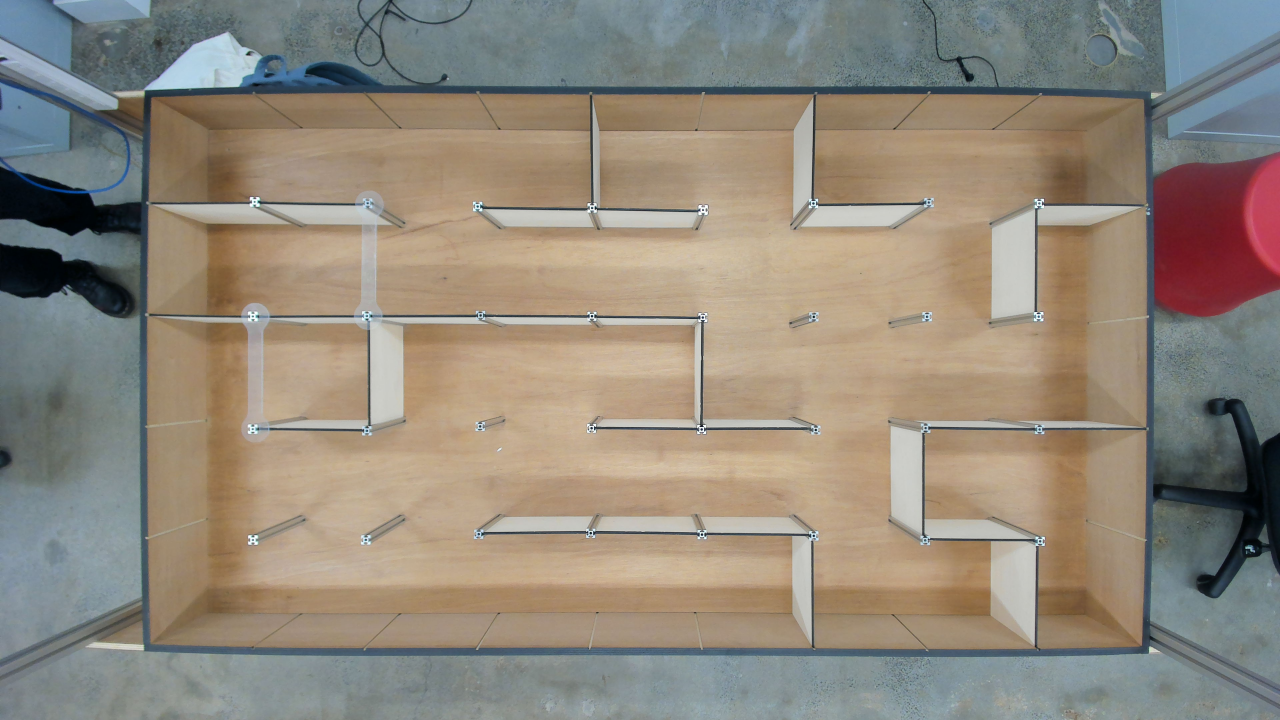
#> input picture LAB/lab10/maze_photos/maze_2.jpg, 3840 x 2160 px, found by its file name (shown at 1/3 size)
$ jupyter execute final_plus.ipynb
#> lines starting #> are read from the running program, lines starting #| are printed output that depends on the picture; after the words box and inside, x2 and y2 are one past the last pixel; in counts of white or black regions, pixels touching at a corner belong together
[cell 1]
import cv2
import matplotlib.pyplot as plt
import numpy as np
import math

# 读取图像
image_path = 'maze_photos\maze_2.jpg' # 请替换为你的图像路径
image = cv2.imread(image_path)
#> image is the input picture: shape (2160, 3840, 3); mean B, G, R 123.9, 136.6, 145.4


# 获取图像尺寸
height, width, _ = image.shape

# 根据需要修剪图像以确保宽度和高度为偶数
if height % 2 != 0:
    height -= 1

if width % 2 != 0:
    width -= 1

# 修剪图像
image = image[:height, :width]

print(image.shape)
#| (2160, 3840, 3)

[cell 2]
gray = cv2.cvtColor(image,cv2.COLOR_BGR2GRAY)

# [25 lines of commented-out code are left out]

[cell 3]
# 转换到HSV色彩空间
hsv_image = cv2.cvtColor(image, cv2.COLOR_BGR2HSV)
#> hsv_image: shape (2160, 3840, 3); mean H, S, V 50.3, 64.2, 153.4

# 定义HSV中的颜色范围 (例如, 为了分离绿色)
lower_bound = (90, 50, 50)
upper_bound = (140, 100, 120)


# 使用inRange函数进行二值化
mask_1 = cv2.inRange(hsv_image, lower_bound, upper_bound)
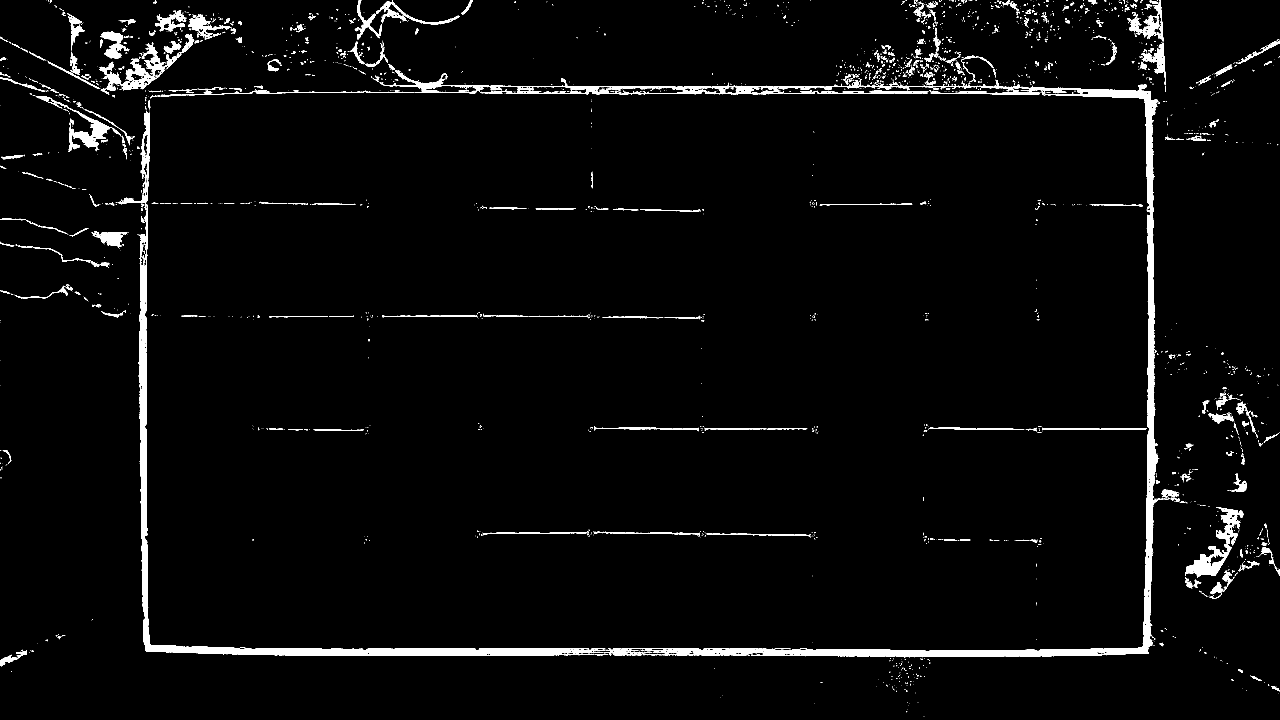
#> mask_1: shape (2160, 3840) (shown at 1/3 size); 3% white; 2855 white regions (2393 under 20 px), largest, box (x1, y1, x2, y2) and area: (1139, 210, 3491, 1974) 81920, (353, 333, 1811, 1968) 51916, (3556, 1522, 3730, 1734) 8587

# 使用plt显示图像
plt.imshow(mask_1, cmap='gray')
cv2.imwrite("mask_1.jpg",mask_1)
plt.title('Binary Image')
plt.axis('off')
plt.show()

[cell 4]
#找直线

# 使用Hough变换检测直线
lines = cv2.HoughLinesP(mask_1, 1, np.pi/180, threshold=100, minLineLength=10, maxLineGap=5)
#> lines = 2570 rows, first 6: [1098, 1950, 1426, 1950], [744, 1957, 3314, 1957], [2342, 1956, 3444, 1956], [2080, 1954, 2780, 1954], [2152, 1955, 3443, 1955], [435, 1952, 1709, 1952]

# print(lines.squeeze())

print(len(lines))
#| 2570

# 创建一个用于显示的图像拷贝
output_image = image.copy()

# 在图像上绘制检测到的直线
for line in lines:
    x1, y1, x2, y2 = line[0]
    cv2.line(output_image, (x1, y1), (x2, y2), (0,255,0), 2)
#> this loop made 2570 passes

# 使用matplotlib显示结果
plt.imshow(output_image, cmap='gray')
cv2.imwrite("color.jpg",output_image)
plt.title('Detected Lines')
plt.axis('off')
plt.show()

[cell 5]
def find_boundary_lines(image_path):
#> called with image_path = 'color.jpg'
    def draw_vertical_line(img, x, region):
        y_start, y_end = region[0], region[1]
        cv2.line(img, (x, y_start), (x, y_end), (255, 0, 0), 20)

    def draw_horizontal_line(img, y, region):
        x_start, x_end = region[2], region[3]
        cv2.line(img, (x_start, y), (x_end, y), (255, 0, 0), 20)

    # 读取图像
    image = cv2.imread(image_path)
    image_rgb = cv2.cvtColor(image, cv2.COLOR_BGR2RGB)

    # 获取图像的宽度和高度
    h, w = image_rgb.shape[:2]

    # 定义区域
    quarter_width = w // 6
    sixth_height = h // 4
    regions = {
        "top": (0, sixth_height, w // 2 - quarter_width // 2, w // 2 + quarter_width // 2),
        "bottom": (h - sixth_height, h, w // 2 - quarter_width // 2, w // 2 + quarter_width // 2),
        "left": (h // 2 - sixth_height // 2, h // 2 + sixth_height // 2, 0, quarter_width),
        "right": (h // 2 - sixth_height // 2, h // 2 + sixth_height // 2, w - quarter_width, w)
    }

    green = [0, 255, 0]

    lines = []

    for region_name, region in regions.items():
        y_start, y_end, x_start, x_end = region
        sub_img = image_rgb[y_start:y_end, x_start:x_end]

        mask = np.all(sub_img == green, axis=-1)
        y_coords, x_coords = np.where(mask)

        if len(x_coords) > 0 and region_name in ["left", "right"]:
            avg_x = int(np.mean(x_coords)) + x_start  # 添加x_start以将坐标转换回原图
            lines.append(((avg_x, y_start), (avg_x, y_end)))
        elif len(y_coords) > 0 and region_name in ["top", "bottom"]:
            avg_y = int(np.mean(y_coords)) + y_start  # 添加y_start以将坐标转换回原图
            lines.append(((x_start, avg_y), (x_end, avg_y)))
#> this loop made 4 passes
#> avg_y on passes 1 to 2: 267, 1953
#> pass 1, in find_boundary_lines, `sub_img = image_rgb[y_start:y_end, x_start:x_end]`:
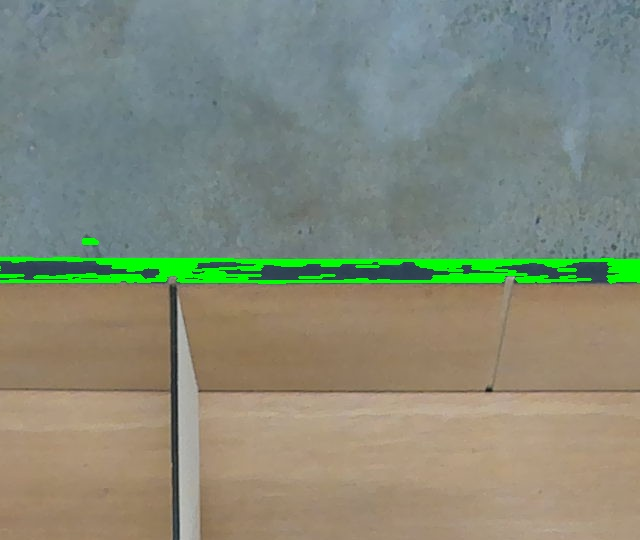
#> sub_img: shape (540, 640, 3); mean R, G, B 132.4, 137.6, 120.5
#> after the loop:
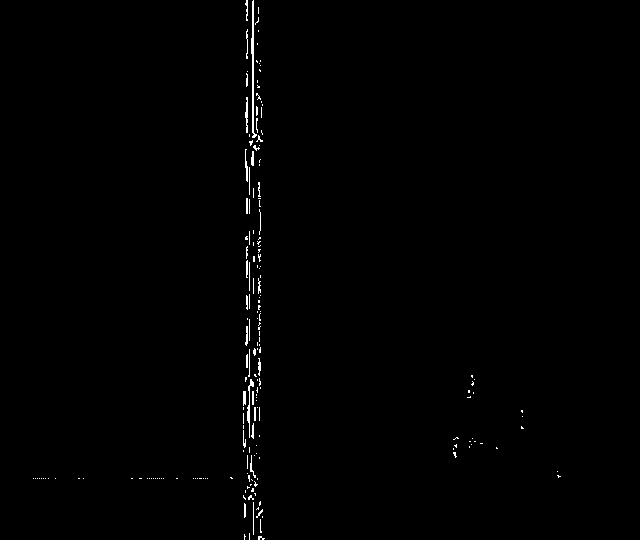
#> mask: shape (540, 640) bool; 0.62% white in thin lines or dots, all inside (x1, y1, x2, y2) = (33, 0, 561, 540)
#> after the loop, lines = [((1600, 267), (2240, 267)), ((1600, 1953), (2240, 1953)), ((427, 810), (427, 1350)), ((3459, 810), (3459, 1350))]

    return lines

[cell 6]
# 调用函数
lines = find_boundary_lines('color.jpg')
print(lines)
#| [((1600, 267), (2240, 267)), ((1600, 1953), (2240, 1953)), ((427, 810), (427, 1350)), ((3459, 810), (3459, 1350))]

[cell 7]
def get_rectangle_corners(lines):
    def intersection_point(x1, y1, x2, y2, x3, y3, x4, y4):
        """计算两条线段的交点"""
        px = ((x1*y2 - y1*x2)*(x3-x4) - (x1-x2)*(x3*y4 - y3*x4)) / ((x1-x2)*(y3-y4) - (y1-y2)*(x3-x4))
        py = ((x1*y2 - y1*x2)*(y3-y4) - (y1-y2)*(x3*y4 - y3*x4)) / ((x1-x2)*(y3-y4) - (y1-y2)*(x3-x4))
        return [int(px), int(py)]

    # 按斜率分类线段
    vertical_lines = [line for line in lines if line[0][0] == line[1][0]]  # 垂直线
#> vertical_lines = [((427, 810), (427, 1350)), ((3459, 810), (3459, 1350))]
    horizontal_lines = [line for line in lines if line[0][1] == line[1][1]]  # 水平线
#> horizontal_lines = [((1600, 267), (2240, 267)), ((1600, 1953), (2240, 1953))]

    # 计算交点
    top_left = intersection_point(*vertical_lines[0][0], *vertical_lines[0][1], *horizontal_lines[0][0], *horizontal_lines[0][1])
#> top_left = [427, 267]
    top_right = intersection_point(*vertical_lines[1][0], *vertical_lines[1][1], *horizontal_lines[0][0], *horizontal_lines[0][1])
#> top_right = [3459, 267]
    bottom_left = intersection_point(*vertical_lines[0][0], *vertical_lines[0][1], *horizontal_lines[1][0], *horizontal_lines[1][1])
#> bottom_left = [427, 1953]
    bottom_right = intersection_point(*vertical_lines[1][0], *vertical_lines[1][1], *horizontal_lines[1][0], *horizontal_lines[1][1])
#> bottom_right = [3459, 1953]

    return [top_left, top_right, bottom_right, bottom_left]

[cell 8]
corners = get_rectangle_corners(lines)
#> corners = [[427, 267], [3459, 267], [3459, 1953], [427, 1953]]
print(corners)
#| [[427, 267], [3459, 267], [3459, 1953], [427, 1953]]
print(corners[0])
#| [427, 267]

[cell 9]
def perspective_change (image, top_left, top_right, bottom_right, bottom_left):
    img_bgr = image
    pts1 = np.float32([top_left, top_right, bottom_left, bottom_right])
    pts2 = np.float32([[0,0],[2500,0],[0,1550],[2500,1550]])
    H = cv2.getPerspectiveTransform(pts1,pts2)
#> H = [[0.825, -7.38e-18, -352.1], [-8.22e-18, 0.919, -245.5], [6.65e-20, -1.84e-36, 1]]

    dst = cv2.warpPerspective(img_bgr, H, (2500,1500))
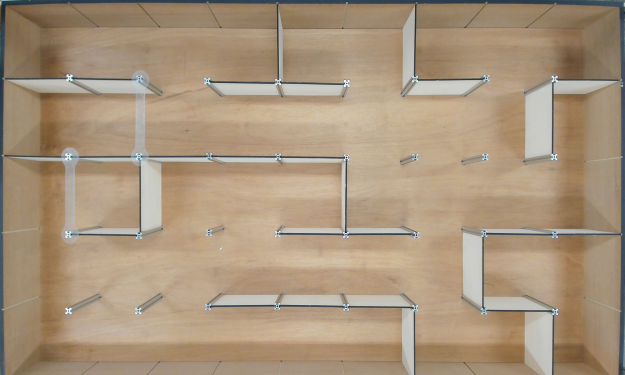
#> dst: shape (1500, 2500, 3) (shown at 1/4 size); mean B, G, R 124.3, 148.4, 168.7
    plt.imshow(dst)
    print(img_bgr.shape)
#| (2160, 3840, 3)
    return dst

[cell 10]
img_prs_1 = perspective_change(image,corners[0], corners[1], corners[2], corners[3])

cv2.imwrite('transformed_test.jpg', img_prs_1)
#> Out = True

[cell 11]
#读取图像
image = cv2.imread('transformed_test.jpg')
#> image: shape (1500, 2500, 3)
# cv2.imshow('image',image)

fig, axs = plt.subplots(1, 2, figsize=(10, 10))

orig = image.copy()
# plt.subplot(2,2,1)
# plt.title("orig")
# plt.imshow(orig)


#图像预处理
gray = cv2.cvtColor(image,cv2.COLOR_BGR2GRAY)
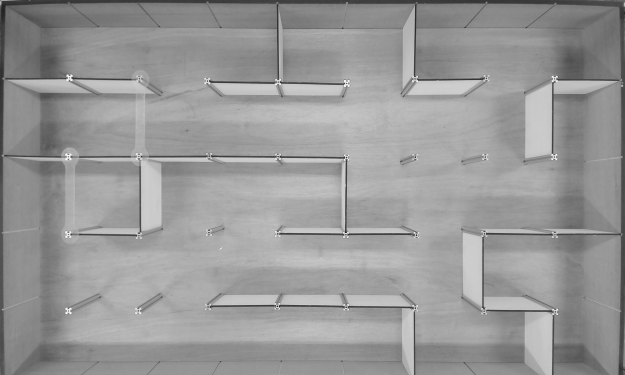
#> gray: shape (1500, 2500) (shown at 1/4 size); min 11, max 255, mean 151.7
# [5 lines of commented-out code are left out]

gauss = cv2.GaussianBlur(gray,(5,5),0)
print(gauss.shape)
#| (1500, 2500)
plt.subplot(1,2,1)
plt.title("gauss")
plt.imshow(gauss, cmap='gray')

cv2.imwrite('gauss.jpg', gauss)

# ret, binary_image = cv2.threshold(gauss, 50, 255, cv2.THRESH_BINARY)
# print(ret)

# cv2.imwrite('binary_image.jpg', binary_image)


img_canny = cv2.Canny(gauss,120,210)
#> img_canny: shape (1500, 2500); 0.61% white in thin lines or dots
plt.subplot(1,2,2)
plt.title("canny")
plt.imshow(img_canny)
cv2.imwrite('canny_image.jpg', img_canny)

# 定义一个结构元素
kernel_size = 3  # 可以调整此大小，根据您希望的线条粗细进行调整
kernel = np.ones((kernel_size, kernel_size), np.uint8)

# 使用膨胀操作加粗线条
img_canny = cv2.dilate(img_canny, kernel, iterations=1)
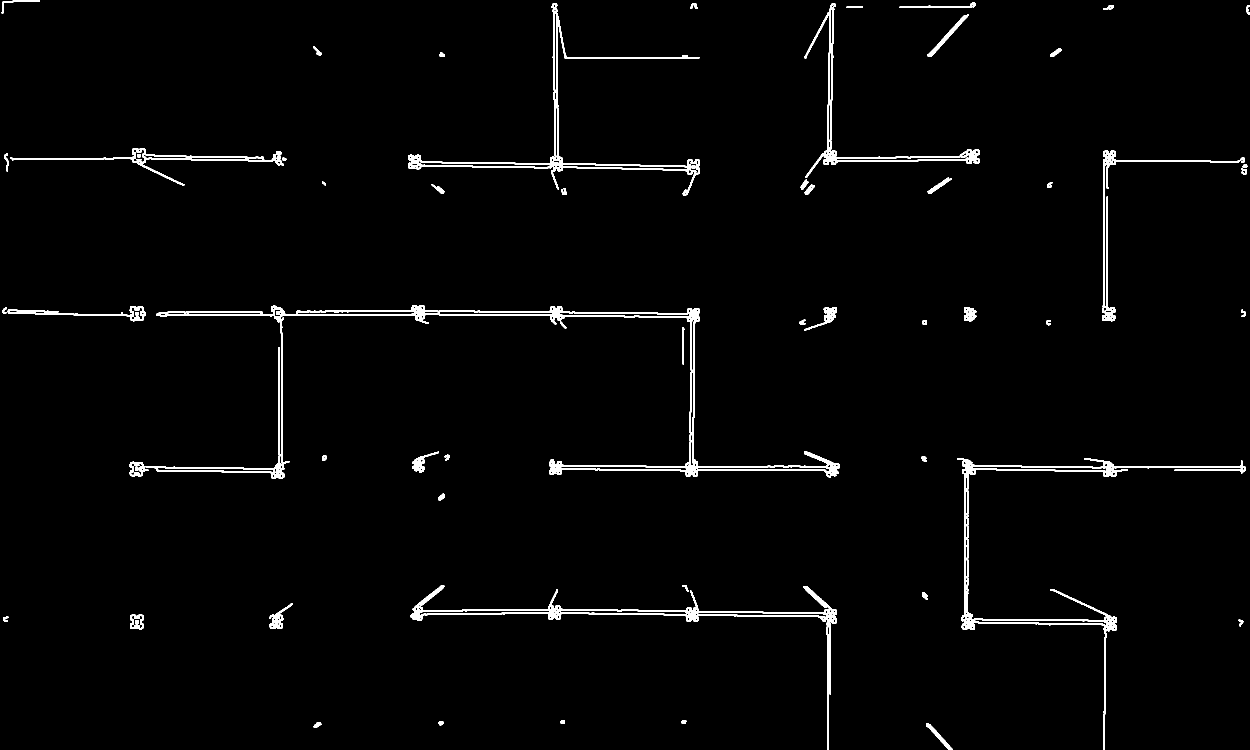
#> img_canny: shape (1500, 2500) (shown at 1/2 size); 1.9% white; 70 white regions, largest, box (x1, y1, x2, y2) and area: (291, 610, 1679, 957) 18836, (1914, 916, 2491, 1500) 9898, (821, 1171, 1674, 1500) 9300
cv2.imwrite('canny_image_denoised.jpg', img_canny)
#> Out = True

[cell 12]
result_y = np.zeros((5,9))

#Y detection


def Y_detect(image,result):

    img_rgb = cv2.cvtColor(image, cv2.COLOR_GRAY2RGB)
    print(image.shape)
#| (1500, 2500)
    x_len = int(image.shape[0]/5)
#     print(x_len)
    y_len = int(image.shape[1]/9)
#     print(y_len)

    x_cord = 10
    y_cord = 0
    i = 1
    for m in range(5):
        for n in range(8):
            x_start = x_cord+m*x_len +30
            x_end = x_cord + (m+1)*x_len - 30
            y_start = int(y_cord+(n+1)*y_len)-50
            y_end = int(y_cord+(n+1)*y_len)+51

            if(m==4):
                x_start = x_cord+m*x_len +40
                x_end = x_cord + (m+1)*x_len - 40

# [11 lines of commented-out code are left out]


            roi = image[x_start:x_end,y_start:y_end]
#             print(roi.shape)


            count = np.sum(roi==255)
            print(i,count)
            i = i + 1
            if(count>=700):
                result_y[m][n] = 1
#> after the loop, i = 41
#     plt.imshow(img_rgb)
#     plt.show()

Y_detect(img_canny,result_y)
np.savetxt('array_y.txt', result_y, fmt='%d', delimiter=' ')

[cell 13]
result_x = np.zeros((5,9))

#X detection


def X_detect(image,result):
#     print(image.shape)
    x_len = int(image.shape[0]/5)
#     print(x_len)
    y_len = image.shape[1]/9
#     print(y_len)

    x_cord = 0
    y_cord = 0
    i =1
    for m in range(4):
        for n in range(9):
            x_start = int(x_cord+(m+1)*x_len)-50
            x_end = int(x_cord+(m+1)*x_len)+61
            y_start = int(y_cord+(n)*y_len)+30
            y_end = int(y_cord+(n+1)*y_len)-30

#             print(x_start,x_end,y_start,y_end)

            roi = image[x_start:x_end,y_start:y_end]
#             print(roi.shape)


            count = np.sum(roi==255)
            print(i, count)
            i = i+1
            if(count>=500):
                result_x[m][n] = 1
#> after the loop, i = 37


X_detect(img_canny,result_x)
np.savetxt('array_x.txt', result_x, fmt='%d', delimiter=' ')

[cell 14]
#transfer to ASCII
def get_result(result_x, result_y):
    Heng = "---"
    Shu = "  |"
    Kong = "   "

    result = [
        ["",Heng, Heng ,Heng ,Heng, Heng ,Heng ,Heng ,Heng ,Heng ,""],
        ["|",Kong,Kong,Kong,Kong,Kong,Kong,Kong,Kong," ","|"],
        ["",Kong,Kong,Kong,Kong,Kong,Kong,Kong,Kong,Kong,""],
        ["|",Kong,Kong,Kong,Kong,Kong,Kong,Kong,Kong," ","|"],
        ["",Kong,Kong,Kong,Kong,Kong,Kong,Kong,Kong,Kong,""],
        ["|",Kong,Kong,Kong,Kong,Kong,Kong,Kong,Kong," ","|"],
        ["",Kong,Kong,Kong,Kong,Kong,Kong,Kong,Kong,Kong,""],
        ["|",Kong,Kong,Kong,Kong,Kong,Kong,Kong,Kong," ","|"],
        ["",Kong,Kong,Kong,Kong,Kong,Kong,Kong,Kong,Kong,""],
        ["|",Kong,Kong,Kong,Kong,Kong,Kong,Kong,Kong," ","|"],
        ["",Heng, Heng ,Heng ,Heng, Heng ,Heng ,Heng ,Heng ,Heng ,""]

    ]
    # read result_x
    for m in range(4):
        for n in range(9):
            if(result_x[m][n] == 1):
                result[2*m+2][n+1] = Heng

    #read result_y
    for m in range(5):
        for n in range(8):
            if(result_y[m][n] == 1):
                result[2*m+1][n+1] = Shu

    return result


test = get_result(result_x,result_y)
#> test = 11 items
# 打印数组
for row in test:
    for col in row:
        print(col, end=' ')
    print()  # 换行
#> this loop made 11 passes
